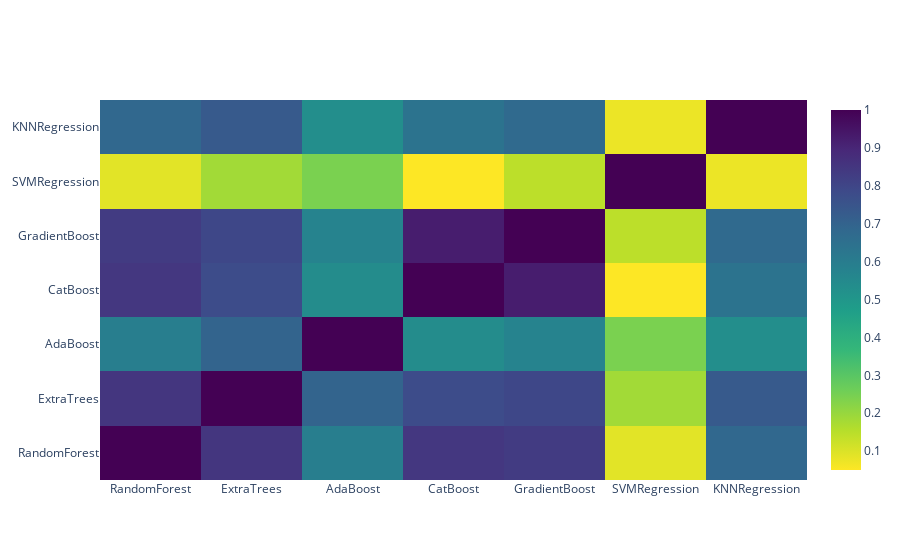

The notebook cell this image was saved under:
### Code cell
data = [
    go.Heatmap(
        z= base_predictions_train.astype(float).corr().values ,
        x=base_predictions_train.columns.values,
        y= base_predictions_train.columns.values,
          colorscale='Viridis',
            showscale=True,
            reversescale = True
    )
]
py.iplot(data, filename='labelled-heatmap')

### Figure 1 — Plotly figure (JSON) as saved in the notebook; plotly's stock layout.template omitted (floating-point values rounded to 4 significant figures)
{"data": [{"colorscale": [[0, "#440154"], [0.1111, "#482878"], [0.2222, "#3e4989"], [0.3333, "#31688e"], [0.4444, "#26828e"], [0.5556, "#1f9e89"], [0.6667, "#35b779"], [0.7778, "#6ece58"], [0.8889, "#b5de2b"], [1, "#fde725"]], "reversescale": true, "showscale": true, "type": "heatmap", "x": ["RandomForest", "ExtraTrees", "AdaBoost", "CatBoost", "GradientBoost", "SVMRegression", "KNNRegression"], "y": ["RandomForest", "ExtraTrees", "AdaBoost", "CatBoost", "GradientBoost", "SVMRegression", "KNNRegression"], "z": [[1, 0.8486, 0.5958, 0.8472, 0.8326, 0.08932, 0.6845], [0.8486, 1, 0.6956, 0.7783, 0.7942, 0.1837, 0.7323], [0.5958, 0.6956, 1, 0.5416, 0.5724, 0.2437, 0.534], [0.8472, 0.7783, 0.5416, 1, 0.924, 0.0503, 0.6392], [0.8326, 0.7942, 0.5724, 0.924, 1, 0.1453, 0.674], [0.08932, 0.1837, 0.2437, 0.0503, 0.1453, 1, 0.07558], [0.6845, 0.7323, 0.534, 0.6392, 0.674, 0.07558, 1]]}], "layout": {"autosize": true, "xaxis": {"autorange": true, "range": [-0.5, 6.5], "type": "category"}, "yaxis": {"autorange": true, "range": [-0.5, 6.5], "type": "category"}}}
